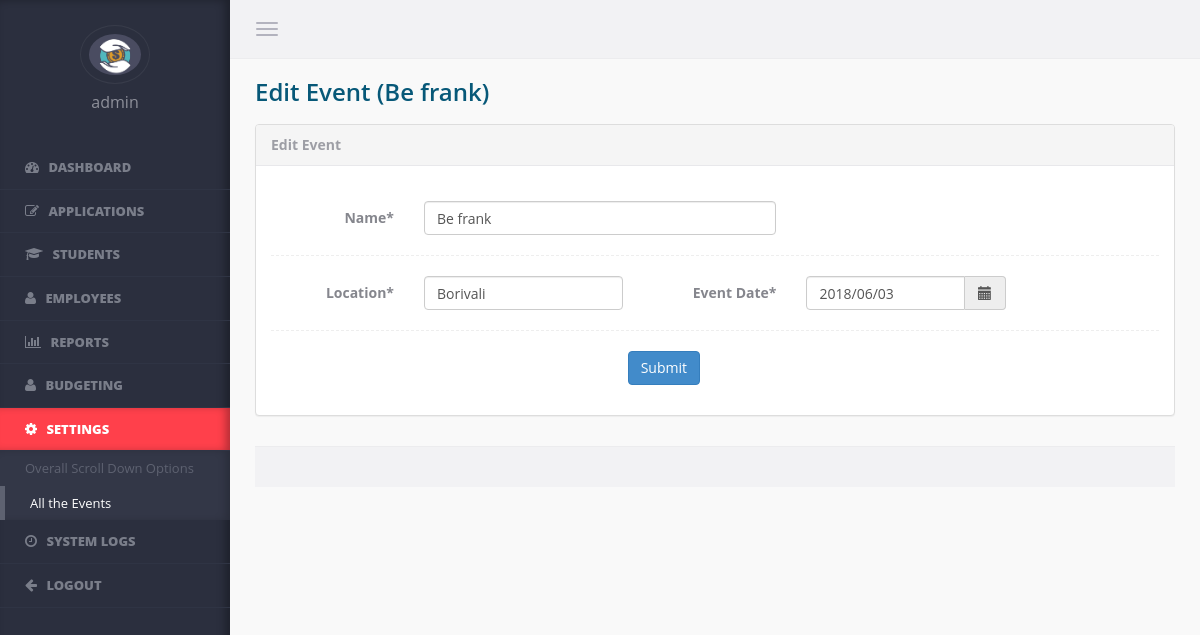
/admin/edit_event?event_id=2 (signed in), run on the app's committed database.
### tables this page shows
CREATE TABLE `event_master` (
  `id` int(11) NOT NULL,
  `name` varchar(50) DEFAULT NULL,
  `location` varchar(50) DEFAULT NULL,
  `date` varchar(30) DEFAULT NULL
);

### admin/edit_event.php (the view, shortened to what this page needs)
<?php
include_once 'include/include.php';
if(!isset($_SESSION['admin_id']) && empty($_SESSION['admin_id']) && !isset($_SESSION['admin_type']) && empty($_SESSION['admin_type']))
{
  header('location:login');
}
else
{
    if(isset($_GET['event_id']))
    {
        $event_id=str_replace("'", "\'", $_GET['event_id']);
    }
    $query3="select * from event_master where id='$event_id'";
    $query3_run=mysqli_query($connect, $query3);
    $event_rows=mysqli_num_rows($query3_run);
    $existing_data=mysqli_fetch_assoc($query3_run);
?>
<!DOCTYPE html>
<html lang="en">
    <head>
        <?php include 'include/head.php';?>
    </head>
    <body data-ng-app>
        <?php $page='events'; ?>
        <?php include 'include/sidebar-admin.php';?>
        <section class="content">
            <?php include 'include/header.php'; ?>
            <div class="wrapper container-fluid">
                <div class="page-header">
                    <h3>Edit Event (<?= $existing_data['name']; ?>) </h3>
                </div>
                <div class="row">
                    <div class="col-md-12">
                        <div class="panel panel-default">
                            <div class="panel-heading">Edit Event</div>
                            <div class="panel-body">
                <?php
                    $admin_type=$_SESSION['admin_type'];
                    if($admin_type!='kp')
                    {
                        if($event_rows==1)
                        {
                ?>
                                <form class="form-horizontal" action="edit_event?<?php echo $_SERVER['QUERY_STRING']; ?>" method="POST">
                                    <br/>
                                    <div class="form-group">
                                        <label class="col-sm-2 control-label">Name*</label>
                                        <div class="col-sm-5">
                                            <input type="text" class="form-control" name="name" value="<?= $existing_data['name']; ?>" placeholder="Name*" required>
                                        </div>
                                    </div>
                                    <hr class="dotted">
                                    <div class="form-group">
                                        <label class="col-sm-2 control-label">Location*</label>
                                        <div class="col-sm-3">
                                            <input type="text" class="form-control" name="location" value="<?= $existing_data['location']; ?>" placeholder="Location*" required>
                                        </div>
                                        <label class="col-sm-2 control-label">Event Date*</label>
                                        <div class="col-sm-3">
                                            <div class='input-group date datepicker'>
                                                <input type='text' class="form-control" name="event_date" value="<?= $existing_data['date']; ?>" data-date-format="YYYY/MM/DD" required />
                                                <span class="input-group-addon">
                                                    <span class="glyphicon glyphicon-calendar"></span>
                                                </span>
                                            </div>
                                        </div>
                                    </div>
                                    <hr class="dotted">
                                    <div class="form-group">
                                        <div class="col-sm-6">
                                            <input type="submit" class="btn btn-primary pull-right" value="Submit">
                                        </div>
                                    </div>
                                </form>
                    <?php
                            }
                        }
                    ?>
                            </div>
                        </div>
                    </div>
                </div>
            <?php include 'include/footer.php';?>
        </section>
    </body>
</html>
<?php
    }
?>

### admin/include/sidebar-admin.php (shortened to what this page needs)
<aside class="left-panel">
<?php
    $admin_id=$_SESSION['admin_id'];
    $admin_type=$_SESSION['admin_type'];
    $query20="SELECT first_name FROM admin WHERE id='$admin_id'";
    $query20_run=mysqli_query($connect, $query20);
    $admin_data=mysqli_fetch_assoc($query20_run);
    $admin_fname=$admin_data['first_name'];
?>
    <div class="user text-center">
        <img src="../images/logo.jpg" class="img-circle" alt="...">
        <h4 class="user-name"><?= $admin_fname; ?></h4>
    </div>
    <nav class="navigation">
        <ul class="list-unstyled">
            <li <?php if(isset($page) && $page == 'dashboard') {
				echo 'class="active"';
				}
				?>>
			<a href="dashboard">
			<i class="fa fa-dashboard">
			</i>
			<span class="nav-label">
			Dashboard
			</span>
			</a>
			</li>
		<?php
			if($admin_type!='kp')
			{
		?>
            <li <?php
				if(isset($page) && ($page == 'applications' || $page == 'applications?type=Enrolled' || $page == 'applications?type=Rejected' || $page == 'applications?type=Pending')){
					echo 'class="has-submenu active"';
				}
				else{
					echo 'class="has-submenu"';
					}
			?>>
			<a href="#">
			<i class="fa fa-edit">
			</i>
			<span class="nav-label">Applications</span>
			</a>
            </li>
    <?php
        }
    ?>
		    <li <?php if(isset($page) && $page == 'students') {echo 'class="active"';} ?>>
			<a href="students">
			<i class="fa fa-graduation-cap">
			</i>
			<span class="nav-label">Students</span>
			</a>
			</li>
    <?php
        if($admin_type!='kp')
        {
    ?>
		    <li <?php if(isset($page) && $page == 'karyakarta_palak') {echo 'class="active"';} ?>>
			<a href="karyakarta_palak">
			<i class="fa fa-user">
			</i>
			<span class="nav-label">Employees</span>
			</a>
			</li>
    <?php
        }
    ?>
            <li <?php if(isset($page) && ($page == 'monthly_reports' || $page == 'annual_reports')) {echo 'class="active"';} ?> class="has-submenu">
			<a href="#">
			<i class="fa fa-bar-chart">
			</i>
			<span class="nav-label">Reports</span>
			</a>
            </li>
            <li <?php
					if(isset($page) && $page == 'budgeting') {
						echo 'class="active"';
					}
				?>>
			<a href="budgeting">
			<i class="fa fa-user">
			</i>
			<span class="nav-label">Budgeting</span>
			</a>
			</li>
    <?php
        if($admin_type!='kp')
        {
    ?>
            <li <?php
					if(isset($page) && ($page == 'settings' || $page == 'decoding' || $page == 'events')) {
						echo 'class="has-submenu active"';
					}
					else{
						echo 'class="has-submenu"';
					}
				?>>
			<a href="#">
			<i class="fa fa-cog">
			</i>
			<span class="nav-label">Settings</span>
			</a>
                <ul class="list-unstyled">
                    <li <?php if(isset($page) && $page == 'decoding') {echo 'class="active"';} ?>>
					<a href="decoding">Overall Scroll Down Options</a>
					</li>
                    <li <?php if(isset($page) && $page == 'events') {echo 'class="active"';} ?>>
					<a href="events">All the Events</a>
					</li>
                </ul>
            </li>
            <li <?php if(isset($page) && $page == 'system_logs') {echo 'class="active"';} ?>>
			<a href="system_logs">
			<i class="fa fa-clock-o">
			</i>
			<span class="nav-label">System Logs</span>
			</a>
			</li>
    <?php
        }
    ?>
			<li class=""><a href="logout">
			<i class="fa fa-arrow-left">
			</i>
			<span class="nav-label">Logout</span>
			</a>
			</li>
		</ul>
    </nav>
</aside>

### admin/assets/css/app/app.v1.css (style rules this page uses)
body { background-color:#f9f9f9; color:#85868d; font-family: 'Open Sans', sans-serif; position:relative; }
body, html { overflow-x:hidden; }
aside.left-panel { background-color:#2b2f3e; width:230px; position:fixed; padding:25px 0px; box-shadow:inset -5px 0px 8px rgba(0,0,0,0.3); height:100%; top:0px; left:0px; }
.user { margin-bottom:35px; }
.user h4.user-name { color:#8e909a; font-size:16px; }
.user img { border:1px solid #383c4a; padding:8px; width:70px; }
.navigation { margin:20px 0px; }
.navigation > ul > li { position:relative; }
.navigation > ul > li.has-submenu:after { content:"\f105"; font-family: 'FontAwesome'; display:inline-block; position:absolute; color:#7a7e8a; right:15px; transition: all 0.4s; -moz-transition: all 0.4s; -webkit-transition: all 0.4s; -o-transition: all 0.4s; top:10px; visibility:hidden; }
.navigation > ul > li.active.has-submenu:after, .navigation > ul > li.has-submenu:hover:after { color:#fff; }
.navigation > ul > li > a { display:block; padding:12px 25px; color:#7a7e8a; text-transform:uppercase; font-size:13px; text-decoration:none; font-weight:800; border-bottom:1px solid #2f3444; transition: all 0.4s; -moz-transition: all 0.4s; -webkit-transition: all 0.4s; -o-transition: all 0.4s; }
.navigation > ul > li:hover > a, .navigation > ul > li.active:hover > a, .navigation > ul > li.active > a { color:#fff; background-color: #ff404b; -webkit-box-shadow: inset -6px 0 8px -2px rgba(0,0,0,0.3); box-shadow: inset -6px 0 8px -2px rgba(0,0,0,0.3); }
.navigation ul li a i { margin-right:6px; font-size:14px; }
.navigation ul li ul { display:none; background-color:#333747; -webkit-box-shadow: inset -6px 0 8px -2px rgba(0,0,0,0.2); box-shadow: inset -6px 0 8px -2px rgba(0,0,0,0.2); }
aside:not(.collapsed) .navigation ul li.active ul { display:block; }
.navigation ul li ul li a { padding:8px 25px; color:#5e6271; text-decoration:none; white-space:nowrap; transition: all 0.2s; -moz-transition: all 0.2s; -webkit-transition: all 0.2s; -o-transition: all 0.2s; font-size:13px; border-left:0px solid #5e6271; text-align:left; display:block; }
.navigation ul li ul li a:hover, .navigation ul li ul li.active a { border-left:5px solid #5e6271; color:#fff; }
.content { margin-left:230px; }
.content > .container-fluid { padding-left:25px; padding-right:25px; }
.page-header { margin:0px; border:0px; }
.page-header * { font-weight:600; color: #075878; }
.panel { margin-bottom:30px; }
.panel-heading { font-weight:700; }
.panel-default > .panel-heading, .panel-default > .panel-footer { border-color: #e8e8eb; box-shadow:none; }
.panel-default > .panel-heading, .btn-default { color:#9D9EA5; }
hr.dotted { border-style:dashed; }

### data on the page
event_master: name "Be frank", location "Borivali", event_date "2018/06/03"

### other printed values
$admin_fname "admin"
